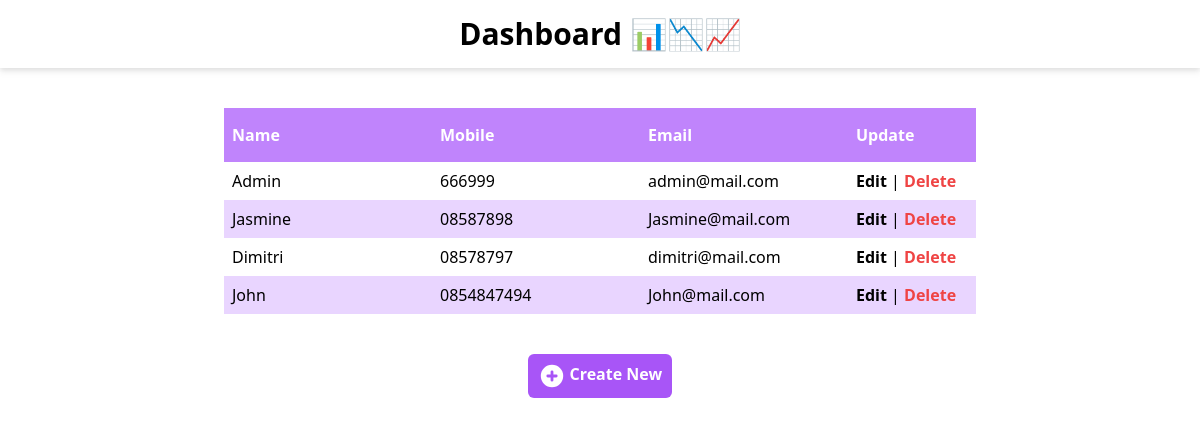
Before: / with the older database file.
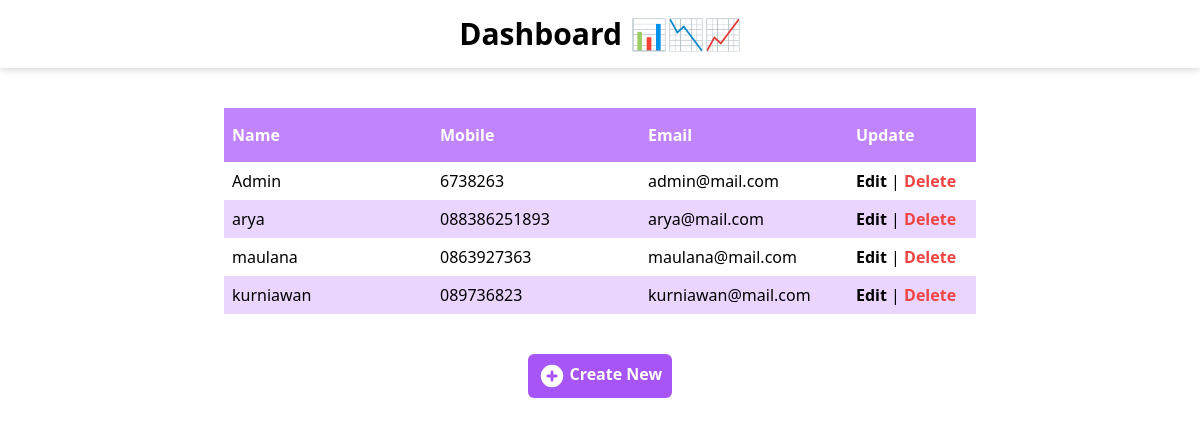
After: the same page with the newer database file.
### tables this page shows
CREATE TABLE `users` (
  `id` int(50) NOT NULL,
  `name` varchar(100) NOT NULL,
  `email` varchar(100) NOT NULL,
  `mobile` varchar(100) NOT NULL
);

### index.php (the view, shortened to what this page needs)
<?php
   include_once("config.php");
   $results = mysqli_query($mysqli, "SELECT * FROM users ORDER BY id ASC");
?>
<html lang="en">
<head>
   <script src="https://cdn.tailwindcss.com"></script>
</head>
<body>
   <nav class="flex flex-col bg-white drop-shadow-md w-full">
      <div class="flex justify-center my-4">
         <h1 class="text-3xl font-semibold ">Dashboard 📊📉📈</h1>
      </div>
   </nav>
   <section class="flex justify-center my-10">
      <table class="">
         <tr class="m-auto text-left">
            <th class="border w-52 py-4 pl-2 bg-purple-400 border-0 font-bold text-white">Name</th>
            <th class="border w-52 py-4 pl-2 bg-purple-400 border-0 font-bold text-white">Mobile</th>
            <th class="border w-52 py-4 pl-2 bg-purple-400 border-0 font-bold text-white">Email</th>
            <th class="border w-32 py-4 pl-2 bg-purple-400 border-0 font-bold text-white">Update</th>
         </tr>
      <?php
         while ($user_data = mysqli_fetch_array($results)) {
            echo "<tr class='odd:bg-purple-200 even:bg-white'>";
            echo "<td class='border border-0 p-2 '>".$user_data['name']."</td>";
            echo "<td class='border border-0 p-2 '>".$user_data['mobile']."</td>";
            echo "<td class='border border-0 p-2 '>".$user_data['email']."</td>";
            echo "<td class='border border-0 p-2 '><a href='edit.php?id=$user_data[id]' class='font-bold'>Edit</a> | <a href='delete.php?id=$user_data[id]' class='text-red-500 font-bold hover:text-red-400'>Delete</a></td></tr>";
         }
      ?>
      </table>
   </section>
   <button class="flex justify-center mx-auto">
      <a href="add.php" class="flex flex-row w-36 p-2 bg-purple-500 hover:bg-purple-600 text-white text-center font-bold justify-around rounded-md">
         <svg xmlns="http://www.w3.org/2000/svg" class="h-7 w-7" viewBox="0 0 20 20" fill="currentColor" class="">
            <path fill-rule="evenodd" d="M10 18a8 8 0 100-16 8 8 0 000 16zm1-11a1 1 0 10-2 0v2H7a1 1 0 100 2h2v2a1 1 0 102 0v-2h2a1 1 0 100-2h-2V7z" clip-rule="evenodd" />
         </svg>
         <span class="">Create New</span>
      </a>
   </button>
</body>
</html>

Changed rows visible on the page:
changed users "Admin": mobile "666999" → "6738263"
changed users: name "Jasmine" → "arya"; mobile "08587898" → "088386251893"; email "Jasmine@mail.com" → "arya@mail.com"
changed users: name "Dimitri" → "maulana"; mobile "08578797" → "0863927363"; email "dimitri@mail.com" → "maulana@mail.com"
changed users: name "John" → "kurniawan"; mobile "0854847494" → "089736823"; email "John@mail.com" → "kurniawan@mail.com"
